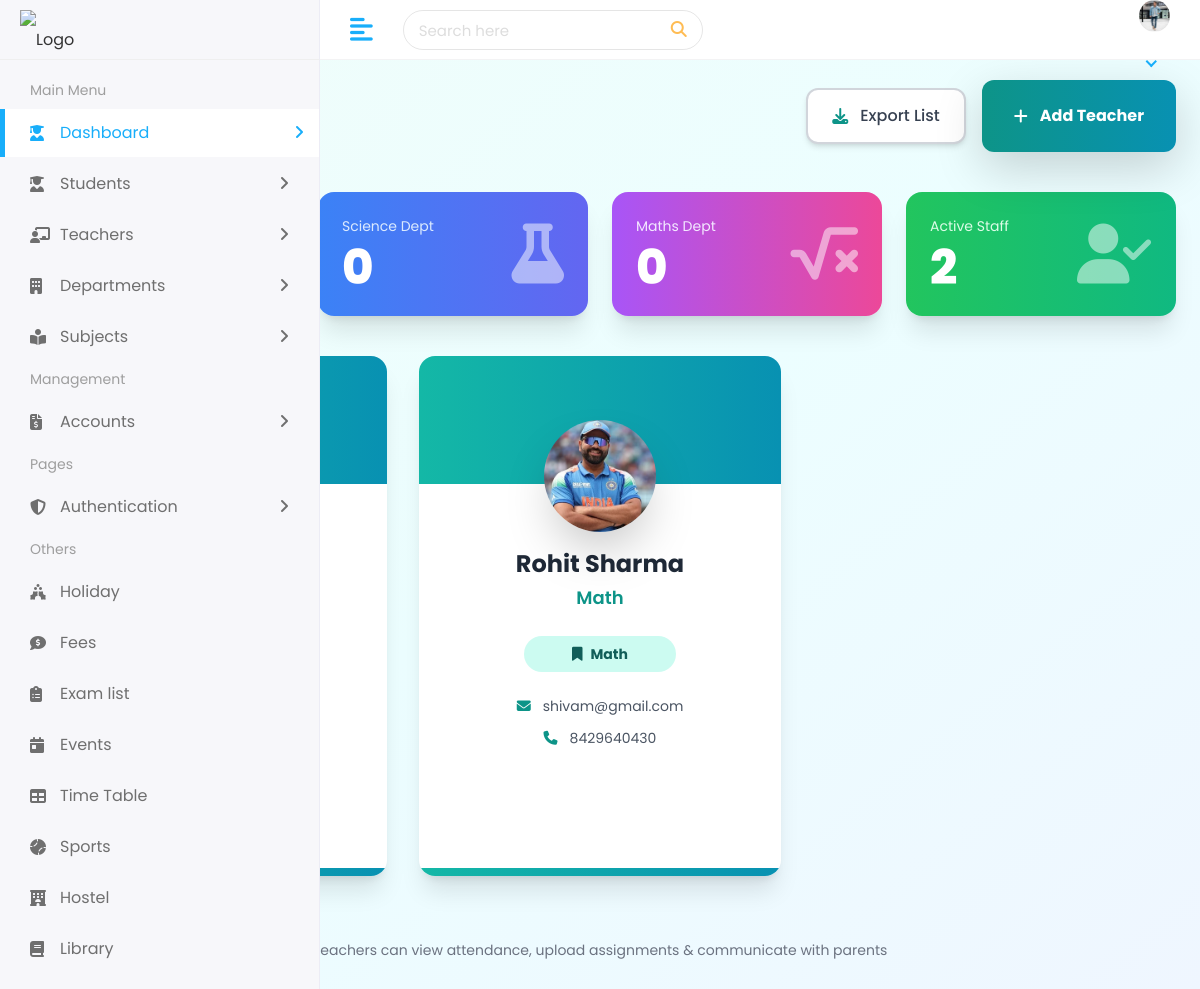
The page /student/teachers/ (signed in) on the database its author committed.
### school/models.py (models this page shows, shortened)
class AdminProfile(models.Model):
	user = models.OneToOneField(User, on_delete=models.CASCADE, related_name='admin_profile')
	image = models.ImageField(upload_to='admins/', blank=True, null=True)
	mobile = models.CharField(max_length=20, blank=True)
	address = models.TextField(blank=True)
	joining_date = models.DateField(blank=True, null=True)

### student/models.py (models this page shows)
class Teacher(models.Model):
    first_name = models.CharField(max_length=100)
    last_name = models.CharField(max_length=100)
    teacher_id = models.CharField(max_length=20, unique=True)
    subject = models.CharField(max_length=100)
    gender = models.CharField(max_length=20)
    date_of_birth = models.DateField()
    joining_date = models.DateField()
    mobile = models.CharField(max_length=15)
    email = models.EmailField()
    address = models.TextField()
    teacher_image = models.ImageField(upload_to='teachers/', blank=True, null=True)

### student/views.py (the view)
# urls.py: path('teachers/', views.teachers, name='teachers'),
@login_required
def teachers(request):
    teacher_list = Teacher.objects.all()
    if request.user.is_authenticated:
        unread_notifications = Notification.objects.filter(user=request.user, is_read=False)
        unread_count = unread_notifications.count()
    else:
        unread_notifications = []
        unread_count = 0
    context = {
        'teacher_list': teacher_list,
        'unread_notification': unread_notifications,
        'unread_notification_count': unread_count,
        'user': request.user,
    }
    return render(request, 'teachers.html', context)

### templates/teachers.html (shortened to what this page needs)
{% extends 'Home/base.html' %}
{% load static %}
{% block body %}
<div class="min-h-screen bg-gradient-to-br from-teal-50 via-cyan-50 to-blue-50 py-8 px-4">
    <div class="max-w-7xl mx-auto">
        <div class="flex flex-col sm:flex-row sm:items-center sm:justify-between mb-10">
            <div>
                <h1 class="text-4xl font-extrabold text-transparent bg-clip-text bg-gradient-to-r from-teal-600 to-blue-700">
                </h1>
                <nav class="flex mt-3 text-sm text-gray-600">
                    <a href="{% url 'dashboard' %}" class="hover:text-teal-600">Dashboard</a>
                    <span class="mx-2">/</span>
                    <span class="text-teal-600 font-bold">Teachers</span>
                </nav>
            </div>
            <div class="mt-5 sm:mt-0 flex items-center space-x-4">
                <a href="#" class="flex items-center space-x-3 px-6 py-3.5 bg-white border-2 border-gray-300 rounded-xl shadow-md hover:shadow-lg hover:border-gray-400 font-medium text-gray-700 transition">
                    <i class="fas fa-download text-teal-600"></i>
                    <span>Export List</span>
                </a>
                <a href="{% url 'add_teacher_page' %}"
                   class="px-8 py-4 bg-gradient-to-r from-teal-600 to-cyan-600 hover:from-teal-700 hover:to-cyan-700 text-white font-bold rounded-xl shadow-lg flex items-center space-x-3 transform hover:scale-105 transition duration-300">
                    <i class="fas fa-plus"></i>
                    <span>Add Teacher</span>
                </a>
            </div>
        </div>
        <div class="grid grid-cols-1 md:grid-cols-4 gap-6 mb-10">
            <div class="bg-gradient-to-r from-teal-500 to-cyan-500 rounded-2xl p-6 text-white shadow-xl">
                <div class="flex items-center justify-between">
                    <div>
                        <p class="text-teal-100 text-sm">Total Teachers</p>
                        <p class="text-5xl font-extrabold mt-2">{{ teacher_list|length }}</p>
                    </div>
                </div>
            </div>
            <div class="bg-gradient-to-r from-blue-500 to-indigo-500 rounded-2xl p-6 text-white shadow-xl">
                <div class="flex items-center justify-between">
                    <div>
                        <p class="text-blue-100 text-sm">Science Dept</p>
                        <p class="text-5xl font-extrabold mt-2">{{ science_teachers|default:"0" }}</p>
                    </div>
                    <i class="fas fa-flask text-6xl opacity-50"></i>
                </div>
            </div>
            <div class="bg-gradient-to-r from-purple-500 to-pink-500 rounded-2xl p-6 text-white shadow-xl">
                <div class="flex items-center justify-between">
                    <div>
                        <p class="text-purple-100 text-sm">Maths Dept</p>
                        <p class="text-5xl font-extrabold mt-2">{{ math_teachers|default:"0" }}</p>
                    </div>
                    <i class="fas fa-square-root-alt text-6xl opacity-50"></i>
                </div>
            </div>
            <div class="bg-gradient-to-r from-green-500 to-emerald-500 rounded-2xl p-6 text-white shadow-xl">
                <div class="flex items-center justify-between">
                    <div>
                        <p class="text-green-100 text-sm">Active Staff</p>
                        <p class="text-5xl font-extrabold mt-2">{{ teacher_list|length }}</p>
                    </div>
                    <i class="fas fa-user-check text-6xl opacity-50"></i>
                </div>
            </div>
        </div>
        {% if teacher_list %}
        <div class="grid grid-cols-1 md:grid-cols-2 lg:grid-cols-3 xl:grid-cols-4 gap-8">
            {% for teacher in teacher_list %}
            <div class="group relative bg-white rounded-2xl shadow-xl overflow-hidden hover:shadow-2xl transition-all duration-300 transform hover:-translate-y-3">
                <div class="h-32 bg-gradient-to-r from-teal-500 to-cyan-600 relative">
                    <div class="absolute -bottom-12 left-1/2 transform -translate-x-1/2">
                        <div class="w-28 h-28 rounded-full border-6 border-white shadow-2xl overflow-hidden">
                            {% if teacher.teacher_image %}
                                <img src="{{ teacher.teacher_image.url }}"
                                     alt="{{ teacher.first_name }} {{ teacher.last_name }}"
                                     class="w-full h-full object-cover">
                            {% else %}
                                <img src="{% static 'assets/img/profiles/avatar-01.jpg' %}"
                                     alt="{{ teacher.first_name }} {{ teacher.last_name }}"
                                     class="w-full h-full object-cover">
                            {% endif %}
                        </div>
                    </div>
                </div>
                <div class="pt-16 pb-8 px-6 text-center">
                    <h3 class="text-2xl font-bold text-gray-800 group-hover:text-teal-700 transition">
                        {{ teacher.first_name }} {{ teacher.last_name }}
                    </h3>
                    <p class="text-teal-600 font-semibold mt-1 text-lg">
                        {{ teacher.subject|default:"Class Teacher" }}
                    </p>
                    <div class="mt-4">
                        <span class="inline-flex items-center px-5 py-2 rounded-full text-sm font-bold bg-teal-100 text-teal-800">
                            <i class="fas fa-bookmark mr-2"></i>
                            {{ teacher.subject|default:"General" }}
                        </span>
                    </div>
                    <div class="mt-6 space-y-3 text-sm text-gray-600">
                        <div class="flex items-center justify-center space-x-3">
                            <i class="fas fa-envelope text-teal-600"></i>
                            <span class="truncate">{{ teacher.email }}</span>
                        </div>
                        <div class="flex items-center justify-center space-x-3">
                            <i class="fas fa-phone text-teal-600"></i>
                            <span>{{ teacher.mobile }}</span>
                        </div>
                    </div>
                </div>
                <div class="h-2 bg-gradient-to-r from-teal-500 to-cyan-600"></div>
            </div>
            {% endfor %}
        </div>
        {% endif %}
        <div class="mt-16 text-center">
            <p class="text-sm text-gray-500">
                Teachers can view attendance, upload assignments & communicate with parents
            </p>
        </div>
    </div>
</div>
<script src="https://cdn.tailwindcss.com"></script>
{% endblock %}

### templates/Home/base.html (shortened to what this page needs)
{% load static %}
<!DOCTYPE html>
<html lang="en">
   <head>
      <link rel="stylesheet" href="{% static 'assets/plugins/bootstrap/css/bootstrap.min.css' %}">
      <link rel="stylesheet" href="{% static 'assets/plugins/fontawesome/css/fontawesome.min.css' %}">
      <link rel="stylesheet" href="{% static 'assets/plugins/fontawesome/css/all.min.css' %}">
      <link rel="stylesheet" href="{% static 'assets/css/style.css' %}">
   </head>
   <body>
      <div class="main-wrapper">
         <div class="header">
            <div class="header-left">
               <a href="{% url 'index' %}" class="logo">
               <img src="https://skoolapp.com/wp-content/uploads/2018/03/website-attandence-features-page.png" alt="Logo" width="150" height="100">
               </a>
            </div>
            <a href="javascript:void(0);" id="toggle_btn">
            <i class="fas fa-align-left"></i>
            </a>
            <div class="top-nav-search">
               <form>
                  <input type="text" class="form-control" placeholder="Search here">
                  <button class="btn" type="submit"><i class="fas fa-search"></i></button>
               </form>
            </div>
            <ul class="nav user-menu">
               <li class="nav-item dropdown noti-dropdown">
                  <a href="#" class="dropdown-toggle nav-link" data-toggle="dropdown">
                  </a>
               </li>
               <li class="nav-item dropdown has-arrow">
                           <a href="#" class="dropdown-toggle nav-link" data-toggle="dropdown">
                           <span class="user-img">
                              {% if user.is_authenticated and user.admin_profile.image %}
                                 <img class="rounded-circle" src="{{ user.admin_profile.image.url }}" width="31" alt="{{ user.username }}">
                              {% else %}
                                 <img class="rounded-circle" src="{% static 'assets/img/profiles/avatar-01.jpg' %}" width="31" alt="{{ user.username }}">
                              {% endif %}
                           </span>
                           </a>
               </li>
            </ul>
         </div>
         <div class="sidebar" id="sidebar">
            <div class="sidebar-inner slimscroll">
               <div id="sidebar-menu" class="sidebar-menu">
                  <ul>
                     <li class="menu-title">
                        <span>Main Menu</span>
                     </li>
                     <li class="submenu active">
                        <a href="#"><i class="fas fa-user-graduate"></i> <span> Dashboard</span> <span class="menu-arrow"></span></a>
                     </li>
                     <li class="submenu">
                        <a href="#"><i class="fas fa-user-graduate"></i> <span> Students</span> <span class="menu-arrow"></span></a>
                     </li>
                     <li class="submenu">
                        <a href="#"><i class="fas fa-chalkboard-teacher"></i> <span> Teachers</span> <span class="menu-arrow"></span></a>
                     </li>
                     <li class="submenu">
                        <a href="#"><i class="fas fa-building"></i> <span> Departments</span> <span class="menu-arrow"></span></a>
                     </li>
                     <li class="submenu">
                        <a href="#"><i class="fas fa-book-reader"></i> <span> Subjects</span> <span class="menu-arrow"></span></a>
                     </li>
                     <li class="menu-title">
                        <span>Management</span>
                     </li>
                     <li class="submenu">
                        <a href="#"><i class="fas fa-file-invoice-dollar"></i> <span> Accounts</span> <span class="menu-arrow"></span></a>
                     </li>
                     <li class="menu-title">
                        <span>Pages</span>
                     </li>
                        <li class="submenu">
                        <a href="#"><i class="fas fa-shield-alt"></i> <span> Authentication </span> <span class="menu-arrow"></span></a>
                     </li>
                     <li class="menu-title">
                        <span>Others</span>
                     <li>
                        <a href="{% url 'holiday' %}"><i class="fas fa-holly-berry"></i> <span>Holiday</span></a>
                     </li>
                     <li>
                        <a href="{% url 'fees' %}"><i class="fas fa-comment-dollar"></i> <span>Fees</span></a>
                     </li>
                     <li>
                        <a href="{% url 'exam' %}"><i class="fas fa-clipboard-list"></i> <span>Exam list</span></a>
                     </li>
                     <li>
                        <a href="{% url 'event_list' %}"><i class="fas fa-calendar-day"></i> <span>Events</span></a>
                     </li>
                     <li>
                        <a href="{% url 'time_table' %}"><i class="fas fa-table"></i> <span>Time Table</span></a>
                     </li>
                       <li>
                           <a href="{% url 'sports' %}"><i class="fas fa-baseball-ball"></i> <span>Sports</span></a>
                        </li>
                        <li>
                           <a href="{% url 'hostel' %}"><i class="fas fa-hotel"></i> <span>Hostel</span></a>
                        </li>
                     <li>
                        <a href="{% url 'library' %}"><i class="fas fa-book"></i> <span>Library</span></a>
                     </li>
               </div>
            </div>
         </div>
         {% block body %}
         {% endblock %}
      </div>
   </body>
  </html>

### rows shown on the page
Teacher: teacher_image (picture), first_name "Rohit", last_name "Sharma", subject "Math", email "shivam@gmail.com", mobile "8429640430"

### other values the page prints
{{ science_teachers|default:"0" }} "0"
{{ math_teachers|default:"0" }} "0"
{{ teacher_list|length }} "2"
